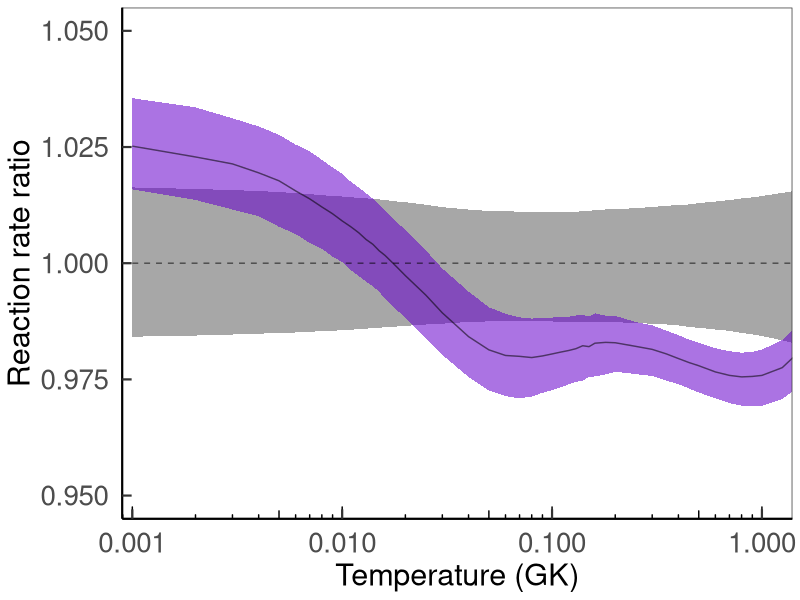

This figure's R source:
# import packages
library(magrittr);
library(dplyr);require(plyr)
require(ggplot2)

Norm <- read.table("rates.dat",header = TRUE)$median

new <- read.table("rates.dat",header = TRUE) %>%
  select(c("x","median","lower","upper")) %>%
  set_colnames(c("T9","Adopted","Lower","Upper")) %>%
  mutate(data = "present") %>% 
  mutate(Adopted = Adopted/Norm) %>% 
  mutate(Lower = Lower/Norm) %>%
  mutate(Upper = Upper/Norm)

old <- read.csv("tabula-table_tdn.csv",header = TRUE) %>%  
  select(c("T9","Adopted","Lower","Upper"))  %>%
  mutate(data="previous") %>% 
  mutate(Adopted = Adopted/Norm) %>% 
  mutate(Lower = Lower/Norm) %>%
  mutate(Upper = Upper/Norm)
  
joint <- rbind(old,new)


pdf("rate_ratio.pdf",height = 7,width = 10)
ggplot(joint,aes(x=T9,y=Adopted, group=data,fill=data,linetype=data,alpha=0.3)) +
  geom_ribbon(aes(x=T9,ymin=Lower, ymax=Upper),show.legend=FALSE) +
  geom_line() +
  coord_cartesian(xlim=c(0.00125,1),ylim=c(0.95,1.05)) +
  theme_bw() + xlab("Temperature (GK)") + ylab("Reaction rate ratio") +
  scale_fill_manual(values=c("#606060","#6600CC"))+
  scale_x_log10(breaks = c(0.001,0.01,0.1,1))  +
  annotation_logticks(sides = "b") +
  annotation_logticks(base=2.875,sides = "l") +
  scale_linetype_manual(guide=F,values=c("dashed","solid")) +
  theme(panel.grid.major = element_blank(),
        panel.grid.minor = element_blank(),
        legend.position = "none",
        legend.background = element_rect(colour = "white", fill = "white"),
        plot.background = element_rect(colour = "white", fill = "white"),
        panel.background = element_rect(size=3,colour = "white", fill = "white"),
        legend.key = element_rect(colour = "white", fill = "white"),
        axis.title = element_text(size=22),
        axis.ticks = element_line(size = 0.75),
        axis.line = element_line(size = 0.75, linetype = "solid"),
        axis.text.y = element_text(size = 20, margin = unit(c(t = 0, r = 3.5, b = 0, l = 0), "mm")),
        axis.text.x = element_text(size = 20, margin = unit(c(t = 3.5, r = 0, b = 0, l = 0), "mm")),
        axis.ticks.length = unit(-2.4, "mm")) 
        
dev.off()

